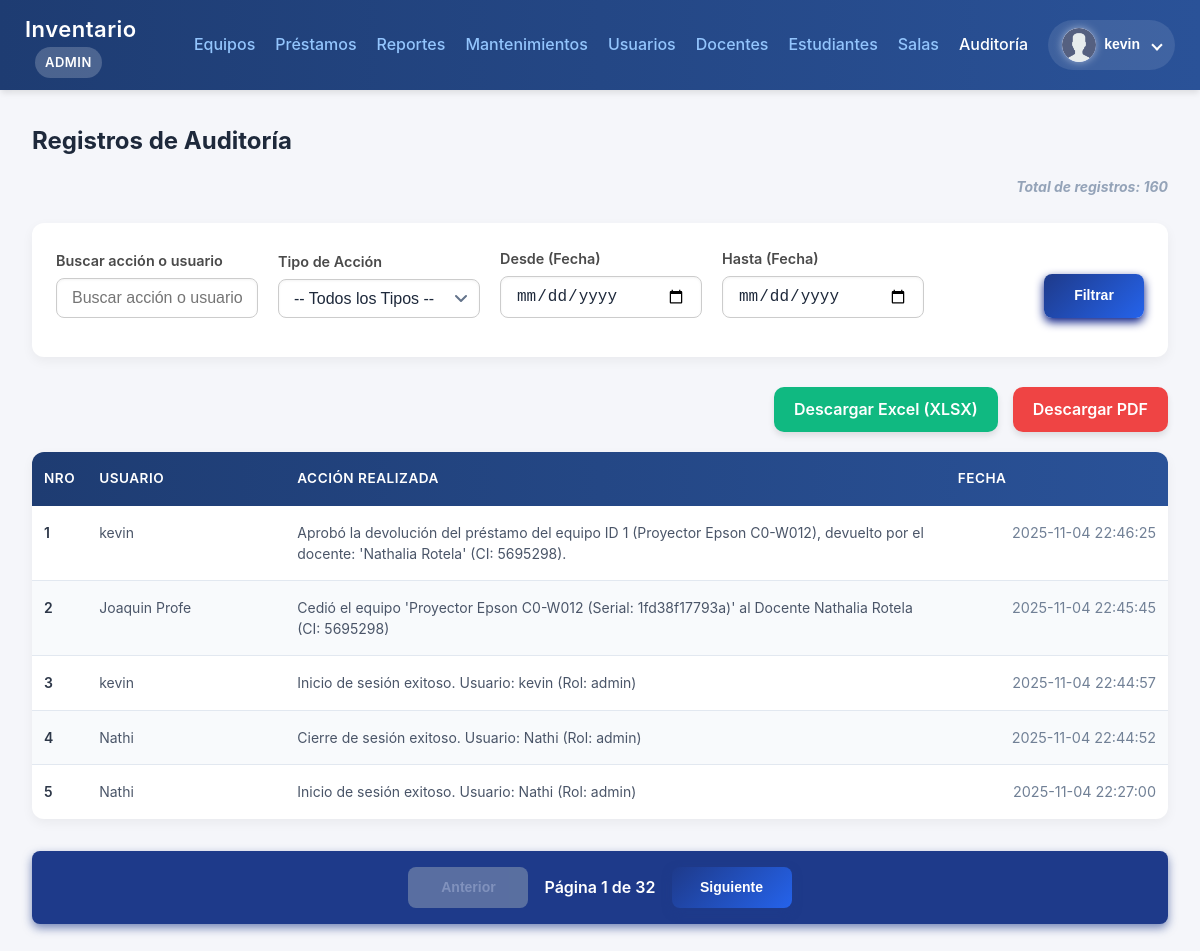
The app's page /public/auditoria.php (signed in), older data.
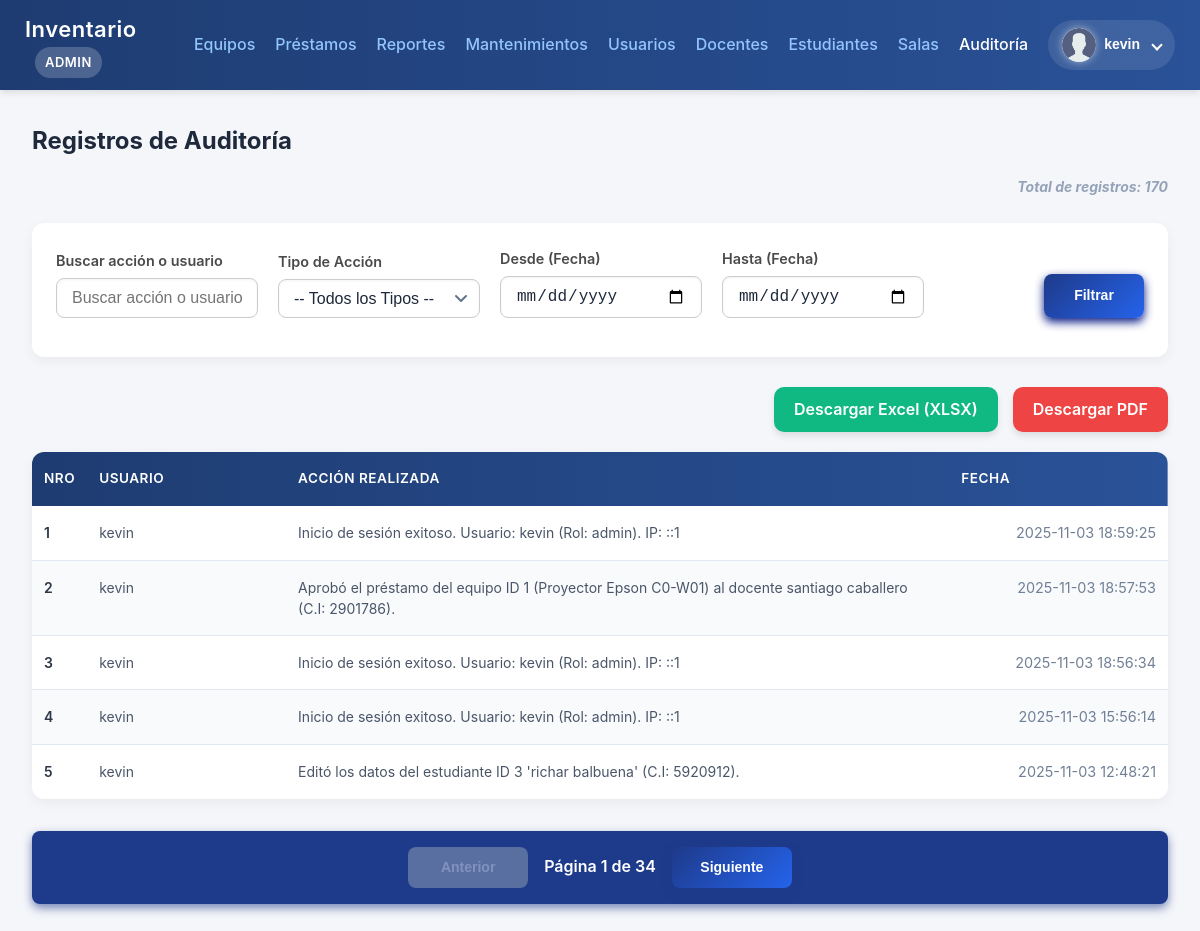
The same page, newer data.
### tables this page shows
CREATE TABLE `auditoria` (
  `id` int(11) NOT NULL,
  `usuario_id` int(11) NOT NULL,
  `accion` text NOT NULL,
  `tipo_accion` varchar(50) DEFAULT NULL,
  `ip_usuario` varchar(250) NOT NULL,
  `user_agent` varchar(250) NOT NULL,
  `fecha` datetime NOT NULL
);

### public/auditoria.php (the view, shortened to what the changed rows need)
<?php
require __DIR__ . '/../init.php';
$items_por_pagina = 5;
$pagina_actual = $_GET['pagina'] ?? 1;
$pagina_actual = max(1, (int)$pagina_actual);
$params = [];
$types = '';
$where = '';
$count_params = $params;
$count_types = $types;
$sql_count = "
    SELECT COUNT(*) AS total
    FROM auditoria a
    LEFT JOIN usuarios u ON a.usuario_id = u.id
    LEFT JOIN docentes d ON a.usuario_id = d.id
    " . $where;
if (!empty($count_params)) {
    $stmt_count = $mysqli->prepare($sql_count);
    if ($stmt_count) {
        $stmt_count->bind_param($count_types, ...$count_params);
        $stmt_count->execute();
        $result_count = $stmt_count->get_result();
        $total_registros = $result_count->fetch_assoc()['total'];
        $stmt_count->close();
    } else {
        die("Error al preparar el COUNT: " . $mysqli->error);
    }
} else {
    $result_count = $mysqli->query($sql_count);
    $total_registros = $result_count->fetch_assoc()['total'];
}
$total_paginas = ceil($total_registros / $items_por_pagina);
$pagina_actual = min($pagina_actual, $total_paginas);
$offset = ($pagina_actual - 1) * $items_por_pagina;
$sql = "
    SELECT
        a.id,
        a.accion,
        a.fecha,
        a.tipo_accion,
        -- ⭐ LOGICA CONDICIONAL DE ACTOR
        CASE
            WHEN a.tipo_accion = 'CESION' THEN
                -- Extrae el nombre del Docente Cedente del campo 'a.accion'.
                -- Ejemplo: 'El/la Docente Joaquin Profe (...) cedió...'
                SUBSTRING_INDEX(
                    SUBSTRING_INDEX(a.accion, ' cedió el equipo', 1),
                    'Docente ', -1
                )
            ELSE
                -- Mantiene la lógica normal: Usuario o Docente asociado al a.usuario_id
                COALESCE(u.nombre, CONCAT(d.nombre, ' ', d.apellido))
        END AS nombre_actor
    FROM auditoria a
    -- Se mantienen las uniones para que el filtro de búsqueda funcione correctamente
    LEFT JOIN usuarios u ON a.usuario_id = u.id
    LEFT JOIN docentes d ON a.usuario_id = d.id
    $where
    ORDER BY a.fecha DESC
    LIMIT ? OFFSET ?
";
$data_params = $params;
$data_types = $types . 'ii';
$data_params[] = $items_por_pagina;
$data_params[] = $offset;
$stmt = $mysqli->prepare($sql);
if ($stmt) {
    $bind_params = array_merge([$data_types], $data_params);
    $refs = [];
    foreach ($bind_params as $key => $value) $refs[$key] = &$bind_params[$key];
    call_user_func_array([$stmt, 'bind_param'], $refs);
    $stmt->execute();
    $result = $stmt->get_result();
} else {
    die("Error al preparar la consulta de datos: " . $mysqli->error);
}
$current_query = $_GET;
unset($current_query['pagina']);
$contador = $offset;
?>
<!doctype html>
<html lang="es">
<head>
    <link rel="stylesheet" href="../css/general.css">
    <link rel="stylesheet" href="../css/reportes.css">
</head>
<body>
    <?php include __DIR__ . '/navbar.php'; ?>
    <div class="container">
        <h2 class="mb-2">Registros de Auditoría</h2>
        <h3 class="text-right muted mb-3">Total de registros: <?= $total_registros ?></h3>
        <div class="filter-card">
            <form method="get" class="form-row">
            </form>
        </div>
        <div class="report-buttons">
            <?php $query_string = http_build_query($_GET); ?>
            <a href="generar_reporte.php?formato=xlsx&<?= $query_string ?>" class="btn-excel-xlsx">Descargar Excel (XLSX)</a>
            <a href="generar_reporte.php?formato=pdf&<?= $query_string ?>" class="btn-pdf">Descargar PDF</a>
        </div>
        <table>
            <thead>
                <tr>
                    <th>Nro</th>
                    <th>Usuario</th>
                    <th>Acción realizada</th>
                    <th>Fecha</th>
                </tr>
            </thead>
            <tbody>
                <?php if ($total_registros > 0 && $result->num_rows > 0): ?>
                    <?php while ($row = $result->fetch_assoc()): ?>
                        <?php $contador++; ?>
                        <tr>
                            <td data-label="Nro"><?= $contador ?></td>
                            <td data-label="Usuario"><?= htmlspecialchars($row['nombre_actor'] ?? 'Sistema/Anónimo') ?></td>
                            <td data-label="Acción"><?= htmlspecialchars($row['accion']) ?></td>
                            <td data-label="Fecha" class="align-left"><?= htmlspecialchars($row['fecha']) ?></td>
                        </tr>
                    <?php endwhile; ?>
                <?php else: ?>
                    <tr>
                        <td colspan="4" class="text-center muted">No se encontraron registros de auditoría con los filtros aplicados.</td>
                    </tr>
                <?php endif; ?>
            </tbody>
        </table>
        <div class="pagination-container">
            <?php
            $prev_query = $current_query;
            $prev_query['pagina'] = $pagina_actual - 1;
            $prev_link = http_build_query($prev_query);
            ?>
            <button class="pagination-button" <?= $pagina_actual <= 1 ? 'disabled' : '' ?> onclick="window.location.href='?<?= $prev_link ?>'">Anterior</button>
            <span class="pagination-info">Página <?= $pagina_actual ?> de <?= $total_paginas ?></span>
            <?php
            $next_query = $current_query;
            $next_query['pagina'] = $pagina_actual + 1;
            $next_link = http_build_query($next_query);
            ?>
            <button class="pagination-button" <?= $pagina_actual >= $total_paginas ? 'disabled' : '' ?> onclick="window.location.href='?<?= $next_link ?>'">Siguiente</button>
        </div>
    </div>
</body>
</html>

Row changes from the older to the newer data that the page shows:
removed auditoria: nombre_actor "kevin", accion "Aprobó la devolución del préstamo del equipo ID 1 (Proyector Epson C0-W012), devuelto por el docente: 'Nathalia Rotela' (CI: 5695298).", fecha "2025-11-04 22:46:25"
removed auditoria: nombre_actor "Joaquin Profe", accion "Cedió el equipo 'Proyector Epson C0-W012 (Serial: 1fd38f17793a)' al Docente Nathalia Rotela (CI: 5695298)", fecha "2025-11-04 22:45:45"
removed auditoria: nombre_actor "kevin", accion "Inicio de sesión exitoso. Usuario: kevin (Rol: admin)", fecha "2025-11-04 22:44:57"
removed auditoria: nombre_actor "Nathi", accion "Cierre de sesión exitoso. Usuario: Nathi (Rol: admin)", fecha "2025-11-04 22:44:52"
removed auditoria: nombre_actor "Nathi", accion "Inicio de sesión exitoso. Usuario: Nathi (Rol: admin)", fecha "2025-11-04 22:27:00"
added auditoria: nombre_actor "kevin", accion "Inicio de sesión exitoso. Usuario: kevin (Rol: admin). IP: ::1", fecha "2025-11-03 18:59:25"
added auditoria: nombre_actor "kevin", accion "Aprobó el préstamo del equipo ID 1 (Proyector Epson C0-W01) al docente santiago caballero (C.I: 2901786).", fecha "2025-11-03 18:57:53"
added auditoria: nombre_actor "kevin", accion "Inicio de sesión exitoso. Usuario: kevin (Rol: admin). IP: ::1", fecha "2025-11-03 18:56:34"
added auditoria: nombre_actor "kevin", accion "Inicio de sesión exitoso. Usuario: kevin (Rol: admin). IP: ::1", fecha "2025-11-03 15:56:14"
added auditoria: nombre_actor "kevin", accion "Editó los datos del estudiante ID 3 'richar balbuena' (C.I: 5920912).", fecha "2025-11-03 12:48:21"
Text that changed along with them:
$total_registros: "160" → "170"
$total_paginas: "32" → "34"
